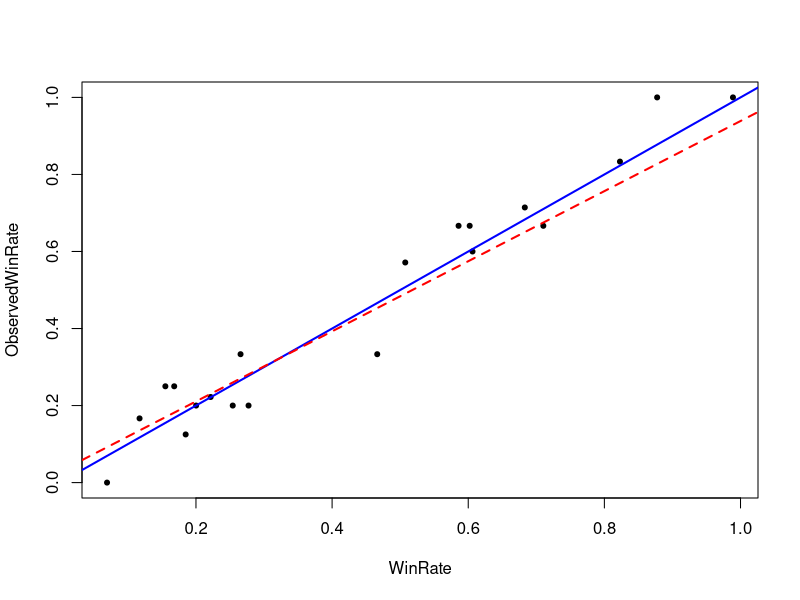

The R source for this figure:
## ---- chunk 1

knitr::opts_chunk$set(echo = FALSE)


## ---- chunk 2
library(parallel)
library(ggplot2)
library(dplyr)
## ---- chunk 3

## check the system code ##
#profvis



## Compute the probability that X > Y , i.e. Pr(X > Y ):

num_sim = 5000

set.seed(314)

Prob_calc <- function(){

## create a vector of length num_sim of all zeros:
P <- rep(0, num_sim) 

for(i in 1:num_sim){

X <- rnorm(1, mean=4, sd=sqrt(10))
Y <- runif(1, min=2, max=8)

if(X>Y){
  
  P[i] <- 1
  
      }
}

print(sum(P)/num_sim)

}
# run: 
Prob_calc()


## ---- chunk 4




## calculate each probability and store it in vector and then find sampling distribution


## Show how the sample variance of this sampling distribution changes as a function of the number of
## Monte Carlo simulations.




## set seed:
set.seed(413)

## create vectors of probabilities:
x <- rnorm(num_sim, mean=4, sd=sqrt(10))
y <- runif(num_sim, min=2, max=8)

## store in data.frame:
obsData <- data.frame(x, y) 




## need data from both X and Y. We then use the bootstrap method with replacement and apply the function
## as used above to calculate the probability (need to derive a sampling distribution)


# Initialisation

NRepeat <- 50 # no. of bootstrapped samples

## Column of results (propbabilities of each bootstrap iteration)

bootRes <- matrix(data = 0, nrow = NRepeat, ncol = 1) 


S <- rep(0, num_sim)



## Loop across all samples:


for (i in 1:(NRepeat)){
  
  ## Resample with replacement:
  
  bootData <- obsData[sample(x = num_sim, size = num_sim, replace = T),]
  
  
  ## calculate the probability associated with this new shuffled data:
  
  for (j in 1:nrow(bootData)){
    
    if(bootData[j,1] > bootData[j,2]){
      
      S[j] <- 1
      
    }}
    
    
      
      bootRes[i] <- (sum(S)/num_sim)
      
      S <- rep(0, num_sim) 
  
}

#print(bootRes)

## create table of min, max, median and mean

#summary(bootRes)
#hist(bootRes)
#Mean <- summary(bootRes)[4,]

# boxplot?


## ---- chunk 5
N_Repeat <- 20# no. of competitions entered 



## For one game:

Loop <- function (j){
  
  set.seed(j)
  
  
  WINorLOSS = c(data = NULL)
  
  ## fixed prob over all games
  pw <- runif(n = 1, min = 0, max = 1)  
  pl <- 1 - pw  
  ## create vector of two random probabilities: pw or pl
  r = 30
  x = rep(c(pw,pl), each= r)
  
  
  ## Randomize probabilities:
  
  rand <- sample(x)        # sample our x vector  
  
  Total_game = c()
  
  
  
  
  for (i in 1:11) {
    
    
    
    if (rand[i] == pw){
      
      WINorLOSS <- c(WINorLOSS, 1)
      
    } 
    
    if (rand[i] == pl){
      WINorLOSS <- c(WINorLOSS, 0)
    } 
    
    if (sum(length(WINorLOSS[WINorLOSS == 1])) == 7 | sum(length(WINorLOSS[WINorLOSS == 0])) == 3){
      Prob_perGame = c()     
      Prob_perGame <- pw
      Total_game <- length(WINorLOSS)
      {break}
      
    }
    
    
  }
  
  z1<-Total_game
  z2<-pw  
  z3<-z1*z2 #games won
  z4<-z1 - z3 #games lost
  Z<-data.frame(z1, z2, z3, z4)
  
  
  
}



n1 = c()
n2 = c()
n3 = c()
n4 = c()

for (k in 1:N_Repeat) {
  n1[k] <- dplyr::pull(Loop(k), z1)  #pull out nbr of games
  n2[k] <- dplyr::pull(Loop(k), z2)  #pull out win rate
  n3[k] <- dplyr::pull(Loop(k), z3)  #pull out win count
  n4[k] <- dplyr::pull(Loop(k), z4)  #pull out loss count
} 

#Round to nearest integer

n3 <-round(n3) 
n4 <- round(n4)






Tgames = n1 # total games
pWin = n2 # prob of winning in game
Game_won = n3 # games won
Game_lost = n4 # games lost



#plot(n2, n1)

#plot(n1,n3, col = "blue") #nbr of games won

#points(n1,n4, col = "red") 
#plot(n1,n4, col = "red") #nbr of games lost

WinRate <- pWin
ObservedWinRate  <- Game_won/Tgames

## ---- chunk 6

plot(WinRate, ObservedWinRate, pch = 20)
abline(a=0, b=1, col = "blue", lwd = 2) ## diagonal line y = x
abline(lm(WinRate ~ ObservedWinRate), col = "red", lty = 2, lwd = 2) ## fitted line




